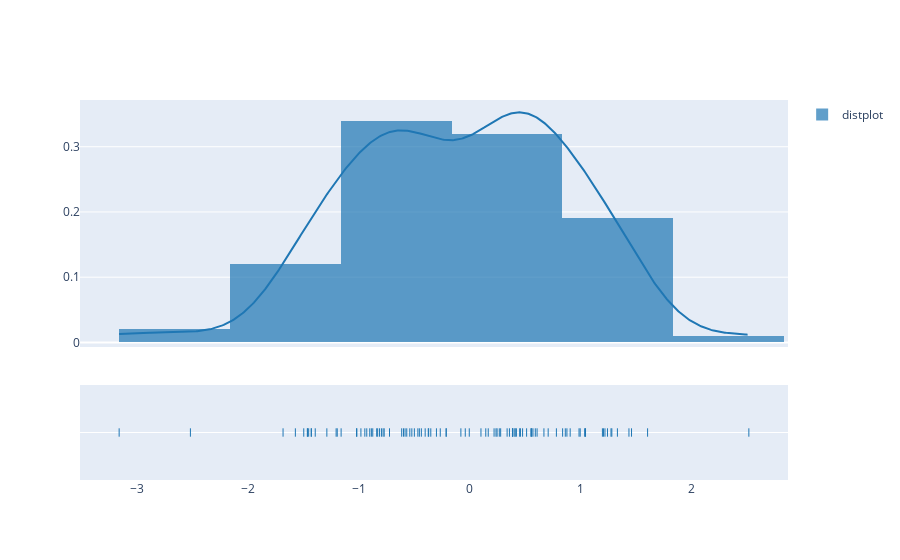

The notebook cell this image was saved under:
### Code cell
import numpy as np
import plotly.figure_factory as ff
hist_data = [np.random.randn(100)]
labels = ['distplot']
figure = ff.create_distplot(hist_data, labels)
figure.show()

### Figure 1 — Plotly figure (JSON) as saved in the notebook; plotly's stock layout.template omitted (floating-point values rounded to 4 significant figures; data arrays with more than 128 entries replaced by an {"elided": "..."} marker saying what was removed)
{"data": [{"autobinx": false, "histnorm": "probability density", "legendgroup": "distplot", "marker": {"color": "rgb(31, 119, 180)"}, "name": "distplot", "opacity": 0.7, "type": "histogram", "x": [0.8762, -1.455, 0.4072, 1.332, 0.5909, -3.165, 1.042, -1.291, -0.5986, -0.2138, -1.02, -0.4031, 1.282, 0.1004, -0.8409, 0.476, -0.4377, -0.9035, 0.2187, 0.2659, -1.499, 1.459, -0.7731, -0.5007, 0.3892, -0.5419, -1.432, 0.5697, 1.436, -0.5693, -0.8886, -0.9303, 0.246, 1.274, -1.395, 1.22, -0.9833, 0.7813, -1.43, 1.044, -0.005042, 0.3855, -0.2669, 0.5555, -1.162, 0.3575, 0.4204, 0.4568, 0.6687, -0.725, 0.1438, 1.604, 0.3365, -1.197, 0.5582, -2.522, 0.996, 1.207, 1.242, 0.2781, 0.5123, 2.518, 0.5511, 0.6069, 1.037, -0.3716, -1.023, 0.9856, 0.9057, 1.197, -1.686, -1.207, -0.4556, -0.8319, -0.4691, -0.7832, -1.467, -0.8151, 0.4497, -0.3014, 0.8617, -0.5235, -0.2132, -0.04113, -0.5846, 0.8374, 0.3847, -0.3754, 0.1661, -0.7978, 0.2361, -1.465, 0.4084, -0.6151, -1.575, 0.7071, -0.8762, -0.3525, -0.08093, -0.9478], "xaxis": "x", "xbins": {"end": 2.518, "size": 1, "start": -3.165}, "yaxis": "y"}, {"legendgroup": "distplot", "marker": {"color": "rgb(31, 119, 180)"}, "mode": "lines", "name": "distplot", "showlegend": false, "type": "scatter", "x": {"elided": "500 float values"}, "xaxis": "x", "y": {"elided": "500 float values"}, "yaxis": "y"}, {"legendgroup": "distplot", "marker": {"color": "rgb(31, 119, 180)", "symbol": "line-ns-open"}, "mode": "markers", "name": "distplot", "showlegend": false, "type": "scatter", "x": [0.8762, -1.455, 0.4072, 1.332, 0.5909, -3.165, 1.042, -1.291, -0.5986, -0.2138, -1.02, -0.4031, 1.282, 0.1004, -0.8409, 0.476, -0.4377, -0.9035, 0.2187, 0.2659, -1.499, 1.459, -0.7731, -0.5007, 0.3892, -0.5419, -1.432, 0.5697, 1.436, -0.5693, -0.8886, -0.9303, 0.246, 1.274, -1.395, 1.22, -0.9833, 0.7813, -1.43, 1.044, -0.005042, 0.3855, -0.2669, 0.5555, -1.162, 0.3575, 0.4204, 0.4568, 0.6687, -0.725, 0.1438, 1.604, 0.3365, -1.197, 0.5582, -2.522, 0.996, 1.207, 1.242, 0.2781, 0.5123, 2.518, 0.5511, 0.6069, 1.037, -0.3716, -1.023, 0.9856, 0.9057, 1.197, -1.686, -1.207, -0.4556, -0.8319, -0.4691, -0.7832, -1.467, -0.8151, 0.4497, -0.3014, 0.8617, -0.5235, -0.2132, -0.04113, -0.5846, 0.8374, 0.3847, -0.3754, 0.1661, -0.7978, 0.2361, -1.465, 0.4084, -0.6151, -1.575, 0.7071, -0.8762, -0.3525, -0.08093, -0.9478], "xaxis": "x", "y": ["distplot", "distplot", "distplot", "distplot", "distplot", "distplot", "distplot", "distplot", "distplot", "distplot", "distplot", "distplot", "distplot", "distplot", "distplot", "distplot", "distplot", "distplot", "distplot", "distplot", "distplot", "distplot", "distplot", "distplot", "distplot", "distplot", "distplot", "distplot", "distplot", "distplot", "distplot", "distplot", "distplot", "distplot", "distplot", "distplot", "distplot", "distplot", "distplot", "distplot", "distplot", "distplot", "distplot", "distplot", "distplot", "distplot", "distplot", "distplot", "distplot", "distplot", "distplot", "distplot", "distplot", "distplot", "distplot", "distplot", "distplot", "distplot", "distplot", "distplot", "distplot", "distplot", "distplot", "distplot", "distplot", "distplot", "distplot", "distplot", "distplot", "distplot", "distplot", "distplot", "distplot", "distplot", "distplot", "distplot", "distplot", "distplot", "distplot", "distplot", "distplot", "distplot", "distplot", "distplot", "distplot", "distplot", "distplot", "distplot", "distplot", "distplot", "distplot", "distplot", "distplot", "distplot", "distplot", "distplot", "distplot", "distplot", "distplot", "distplot"], "yaxis": "y2"}], "layout": {"barmode": "overlay", "hovermode": "closest", "legend": {"traceorder": "reversed"}, "xaxis": {"anchor": "y2", "domain": [0, 1], "zeroline": false}, "yaxis": {"anchor": "free", "domain": [0.35, 1], "position": 0}, "yaxis2": {"anchor": "x", "domain": [0, 0.25], "dtick": 1, "showticklabels": false}}}
